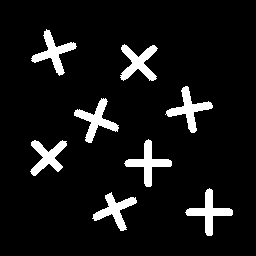
#> input picture Old/Q2/imgs/binary_crosses.png, 256 x 256 px
$ python hough_transform.py   (Python 2 division)   (older library calls are emulated)
#> lines starting #> are read from the running program, lines starting #| are printed output that depends on the picture; after the words box and inside, x2 and y2 are one past the last pixel; in counts of white or black regions, pixels touching at a corner belong together
#> `img = misc.imread(imgpath, flatten=True)`: img: shape (256, 256) float32; values 1 (black) and 255 (white), 8% white; 8 white regions, largest, box (x1, y1, x2, y2) and area: (120, 44, 158, 81) 672, (165, 86, 213, 133) 670, (74, 98, 119, 143) 670
import numpy as np
from scipy import misc


def hough_line(img, angle_step=1):
    """
  Hough transform for lines

  Input:
  img - 2D binary image with nonzeros representing edges
  angle_step - Spacing between angles to use every n-th angle
    between -90 and 90 degrees. Default step is 1.

  Returns:
  accumulator - 2D array of the hough transform accumulator
  theta - array of angles used in computation, in radians.
  rhos - array of rho values. Max size is 2 times the diagonal
         distance of the input image.
  """
#> called with angle_step = 1
    # Rho and Theta ranges
    thetas = np.deg2rad(np.arange(-90.0, 90.0, angle_step))
    width, height = img.shape
#> width = 256; height = 256
    diag_len = int(np.ceil(np.sqrt(width * width + height * height)))
#> diag_len = 363
    rhos = np.linspace(-diag_len, diag_len, diag_len * 2.0)
#> rhos = 726 values from -363 to 363

    # Cache some resuable values
    cos_t = np.cos(thetas)
    sin_t = np.sin(thetas)
    num_thetas = len(thetas)

    # Hough accumulator array of theta vs rho
    accumulator = np.zeros((2 * diag_len, num_thetas), dtype=np.uint64)
    y_idxs, x_idxs = np.nonzero(img)  # (row, col) indexes to edges

    # Vote in the hough accumulator
    for i in range(len(x_idxs)):
        x = x_idxs[i]
        y = y_idxs[i]

        for t_idx in range(num_thetas):
            # Calculate rho. diag_len is added for a positive index
            rho = int(round(x * cos_t[t_idx] + y * sin_t[t_idx]) + diag_len)
            accumulator[rho, t_idx] += 1
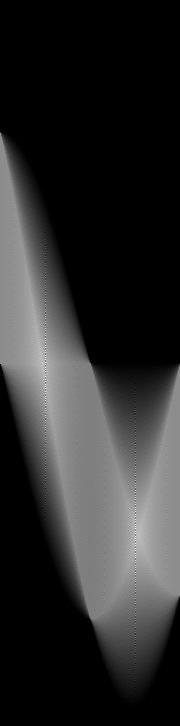
#> accumulator: shape (726, 180) uint64; min 0, max 464, mean 81.6; drawn with min black and max white
    print "Done Accumelator"
    return accumulator, thetas, rhos


def show_hough_line(img, accumulator):
    import matplotlib.pyplot as plt

    fig, ax = plt.subplots(1, 2, figsize=(10, 10))

    ax[0].imshow(img, cmap=plt.cm.gray)
    ax[0].set_title('Input image')
    ax[0].axis('image')

    ax[1].imshow(
        accumulator, cmap='jet',
        extent=[np.rad2deg(thetas[-1]), np.rad2deg(thetas[0]), rhos[-1], rhos[0]])
    ax[1].set_aspect('equal', adjustable='box')
    ax[1].set_title('Hough transform')
    ax[1].set_xlabel('Angles (degrees)')
    ax[1].set_ylabel('Distance (pixels)')
    ax[1].axis('image')

    # plt.axis('off')
    plt.savefig('imgs/output.png', bbox_inches='tight')
    plt.show()


if __name__ == '__main__':
    imgpath = 'imgs/binary_crosses.png'
    img = misc.imread(imgpath, flatten=True)
#> (the run stopped early here; a loop or call above may not have finished)
